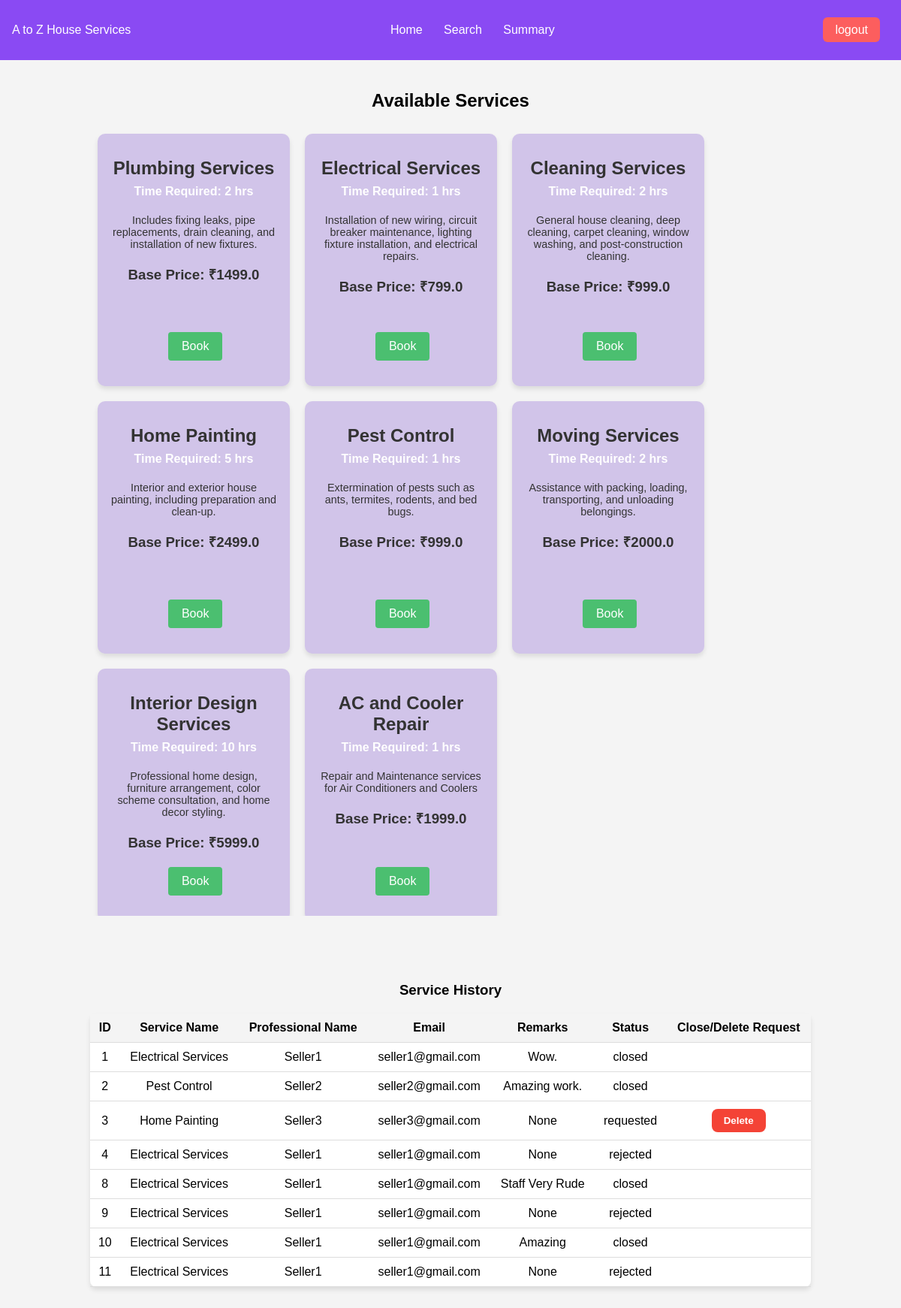
The app's page /customer/home (signed in) with its own data.
### models.py (models this page shows)
class Service(db.Model):
    __tablename__ = 'services'
    id = db.Column(db.Integer, primary_key=True)
    name = db.Column(db.String(100), nullable=False)
    base_price = db.Column(db.Float, nullable=False)
    description = db.Column(db.String(250))
    time_required = db.Column(db.String(50))

class ServiceRequest(db.Model):
    __tablename__ = 'service_requests'
    id = db.Column(db.Integer, primary_key=True)
    service_id = db.Column(db.Integer, db.ForeignKey('services.id'))
    customer_id = db.Column(db.Integer, db.ForeignKey('customers.id'))
    professional_id = db.Column(db.Integer, db.ForeignKey('professionals.id'), nullable=True)
    date_of_request = db.Column(db.DateTime, default=db.func.now())
    date_of_completion = db.Column(db.DateTime, nullable=True)
    status = db.Column(db.String(20), default='requested')
    rating = db.Column(db.Integer)
    remarks = db.Column(db.String(250))
    service = db.relationship('Service', backref='requests')
    customer = db.relationship('Customer', backref='requests')
    professional = db.relationship('ServiceProfessional', backref='requests')

class ServiceProfessional(db.Model):
    __tablename__ = 'professionals'
    id = db.Column(db.Integer, primary_key=True)
    email = db.Column(db.String(150), unique=True, nullable=False)
    password = db.Column(db.String(150), nullable=False)
    fullname = db.Column(db.String(150))
    service_id = db.Column(db.Integer, db.ForeignKey('services.id'))
    service_type = db.Column(db.String(100))
    experience = db.Column(db.Integer)
    address = db.Column(db.String(250))
    pincode = db.Column(db.String(6))
    is_verified = db.Column(db.Boolean, default=False)
    rating = db.Column(db.Float, default=0.0)
    is_blacklisted = db.Column(db.Boolean, default=False)

### routes.py (the view)
@customer_bp.route('/home')
def customer_homepage():
    services = Service.query.all()
    services_history = ServiceRequest.query.filter_by(customer_id=session['user_id'])
    return render_template('customer_homepage.html', services=services, records=services_history)

### routes.py (called while the page is built)
@customer_bp.before_request
def check_login_customer():
    if 'user_id' not in session or session['role'] != 'customer':
        flash('You need to log in first!', 'danger')
        return redirect(url_for('auth.login'))
    user = Customer.query.get(session['user_id'])
    if user and user.is_blacklisted:
        session.clear()
        flash('Your account has been restricted. Contact support for assistance.', 'danger')
        return redirect(url_for('auth.login'))

### templates/customer_homepage.html (shortened to what this page needs)
<!DOCTYPE html>
<html lang="en">
  <head>
  </head>
  <body>
    {% include 'customer_navbar.html' %}
    <div class="container available-services">
      <h2>Available Services</h2>
      <div class="service-grid">
        {% for service in services %}
        <div class="service-card">
          <h1>{{ service.name }}</h1>
          <h4>Time Required: {{ service.time_required }} hrs</h4>
          <p>{{service.description}}</p>
          <h3 style="text-align: center">
            Base Price: ₹{{service.base_price}}
          </h3>
          <form
            action="{{ url_for('customer.get_providers') }}"
            method="GET"
            style="display: inline"
          >
            <button type="submit">Book</button>
          </form>
        </div>
        {% endfor %}
      </div>
    </div>
    <div class="container service-history">
      <h3>Service History</h3>
      <table class="table">
        <thead>
          <tr>
            <th>ID</th>
            <th>Service Name</th>
            <th>Professional Name</th>
            <th>Email</th>
            <th>Remarks</th>
            <th>Status</th>
            <th>Close/Delete Request</th>
          </tr>
        </thead>
        <tbody>
          {% for record in records %}
          <tr>
            <td>{{ record.id }}</td>
            <td>{{ record.service.name }}</td>
            <td>
              {{ record.professional.fullname if record.professional else 'Not
              Assigned' }}
            </td>
            <td>
              {{ record.professional.email if record.professional else 'N/A' }}
            </td>
            <td>{{ record.remarks }}</td>
            <td>{{ record.status }}</td>
            <td>
              {% if record.status == 'requested' %}
              <form
                action="{{ url_for('customer.delete_service') }}"
                method="POST"
                style="display: inline"
              >
                <button type="submit" class="btn-delete">Delete</button>
              </form>
              {% endif %}
            </td>
          </tr>
          {% endfor %}
        </tbody>
      </table>
    </div>
  </body>
</html>

### templates/customer_homepage.html (style rules this page uses)
body { font-family: Arial, sans-serif; margin: 0; padding: 0; background-color: #f4f4f4; }
.container { width: 80%; margin: 0 auto; padding: 20px; }
.available-services { padding: 20px; }
.service-grid { display: flex; overflow-y: auto; flex-wrap: wrap; max-height: 60vh; }
.service-card { background-color: #d1c4e9; position: relative; width: 14rem; height: 19rem; border-radius: 10px; padding: 1rem; color: #333; text-align: center; margin: 10px; box-shadow: 0 4px 6px rgba(0, 0, 0, 0.1); }
.service-card h1 { font-size: 1.5rem; margin-bottom: 0.5rem; }
.service-card h4 { font-size: 1rem; color: white; margin-top: 0.5rem; }
.service-card p { font-size: 0.9rem; color: #333; margin-top: 0.5rem; }
.service-card button { padding: 0.5rem 1rem; position: absolute; bottom: 10%; right: 35%; background-color: #4bbf70; color: white; border: 2px solid #4bbf70; border-radius: 0.25rem; font-size: 1rem; cursor: pointer; transition: background-color 0.3s, border-color 0.3s; outline: none; }
.service-history { margin-top: 30px; }
h2, h3 { text-align: center; margin-bottom: 20px; }
.table { width: 100%; border-collapse: collapse; background-color: white; margin-top: 20px; border-radius: 8px; box-shadow: 0 4px 6px rgba(0, 0, 0, 0.1); }
th, td { padding: 10px; text-align: center; border-bottom: 1px solid #ddd; }
th { background-color: #f4f4f4; }
.btn-delete { padding: 8px 16px; background-color: #f44336; color: white; border: none; border-radius: 8px; font-weight: bold; cursor: pointer; transition: background-color 0.3s ease, transform 0.2s ease; }

### records on screen
Service: name "Plumbing Services", time_required "2", description "Includes fixing leaks, pipe replacements, drain cleaning, and installation of new fixtures.", base_price "1499.0"
Service: name "Electrical Services", time_required "1", description "Installation of new wiring, circuit breaker maintenance, lighting fixture installation, and electrical repairs.", base_price "799.0"
Service: name "Cleaning Services", time_required "2", description "General house cleaning, deep cleaning, carpet cleaning, window washing, and post-construction cleaning.", base_price "999.0"
Service: name "Home Painting", time_required "5", description "Interior and exterior house painting, including preparation and clean-up.", base_price "2499.0"
Service: name "Pest Control", time_required "1", description "Extermination of pests such as ants, termites, rodents, and bed bugs.", base_price "999.0"
Service: name "Moving Services", time_required "2", description "Assistance with packing, loading, transporting, and unloading belongings.", base_price "2000.0"
Service: name "Interior Design Services", time_required "10", description "Professional home design, furniture arrangement, color scheme consultation, and home decor styling.", base_price "5999.0"
Service: name "AC and Cooler Repair", time_required "1", description "Repair and Maintenance services for Air Conditioners and Coolers", base_price "1999.0"
ServiceRequest: id "1", service.name "Electrical Services", professional "Seller1", professional "seller1@gmail.com", remarks "Wow.", status "closed"
ServiceRequest: id "2", service.name "Pest Control", professional "Seller2", professional "seller2@gmail.com", remarks "Amazing work.", status "closed"
ServiceRequest: id "3", service.name "Home Painting", professional "Seller3", professional "seller3@gmail.com", remarks "None", status "requested"
ServiceRequest: id "4", service.name "Electrical Services", professional "Seller1", professional "seller1@gmail.com", remarks "None", status "rejected"
ServiceRequest: id "8", service.name "Electrical Services", professional "Seller1", professional "seller1@gmail.com", remarks "Staff Very Rude", status "closed"
ServiceRequest: id "9", service.name "Electrical Services", professional "Seller1", professional "seller1@gmail.com", remarks "None", status "rejected"
ServiceRequest: id "10", service.name "Electrical Services", professional "Seller1", professional "seller1@gmail.com", remarks "Amazing", status "closed"
ServiceRequest: id "11", service.name "Electrical Services", professional "Seller1", professional "seller1@gmail.com", remarks "None", status "rejected"
